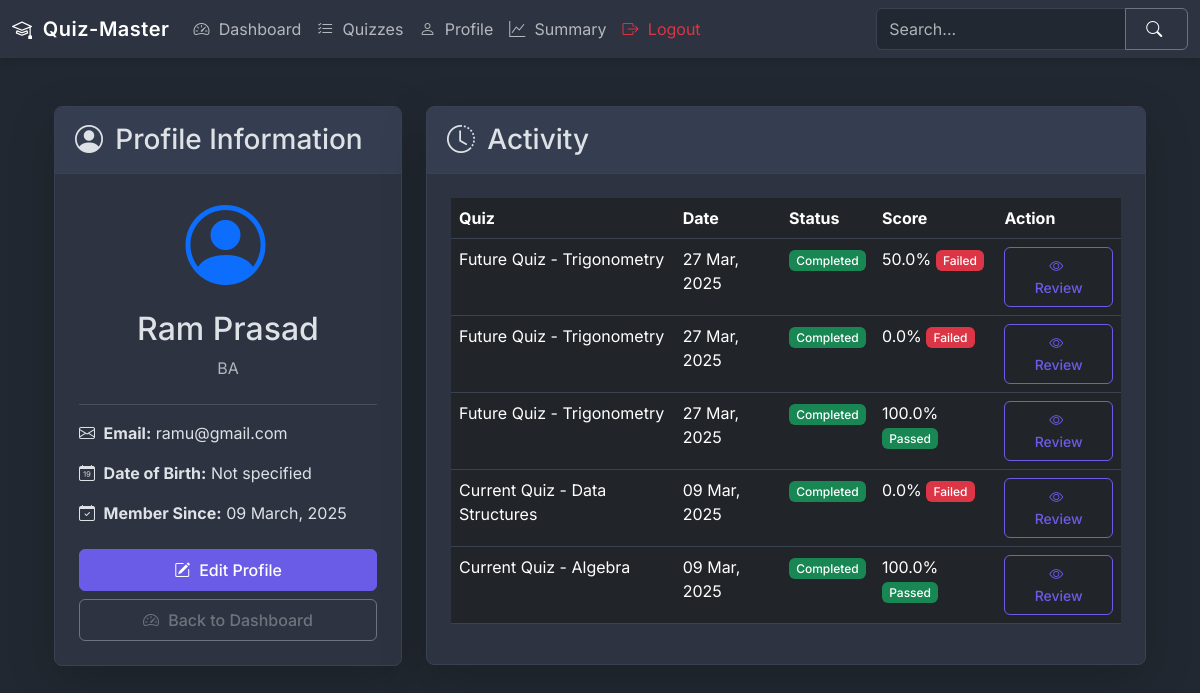
Before: /profile (signed in) with the older database file.
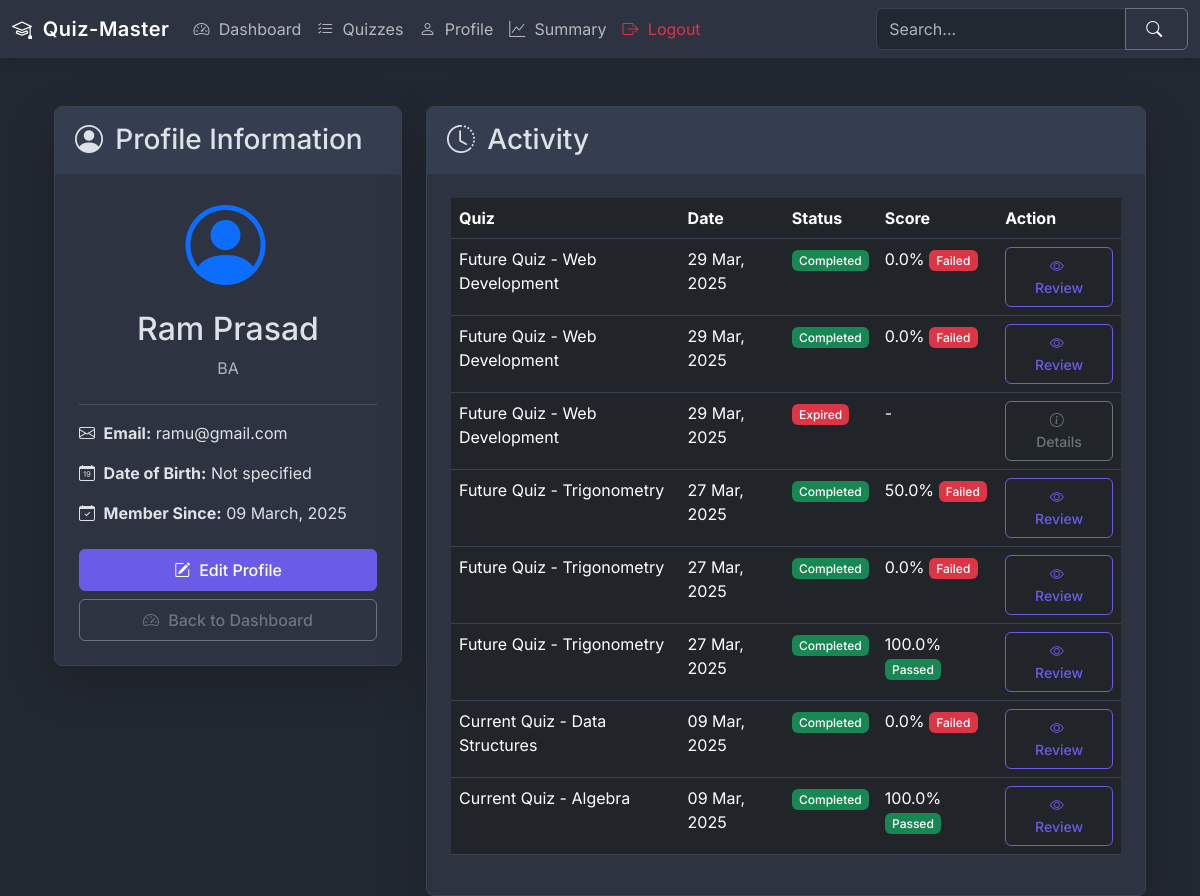
After: the same page with the newer database file.
### models.py (models this page shows)
class User(db.Model):
    id = db.Column(db.Integer, primary_key=True)
    email = db.Column(db.String(30), unique=True, nullable=False)
    password = db.Column(db.String(256), nullable=False)
    fullName = db.Column(db.String(50))
    qualification = db.Column(db.String(50))
    dob = db.Column(db.DateTime)  # Changed from String to DateTime
    created_at = db.Column(db.DateTime, default=datetime.now(timezone.utc))
    quiz_attempts = db.relationship('QuizAttempt', backref='user', lazy=True)
    scores = db.relationship('Score', backref='user', lazy=True)

class QuizAttempt(db.Model):
    id = db.Column(db.Integer, primary_key=True)
    user_id = db.Column(db.Integer, db.ForeignKey('user.id'), nullable=False)
    quiz_id = db.Column(db.Integer, db.ForeignKey('quiz.id'), nullable=False)
    attempt_number = db.Column(db.Integer, nullable=False)
    start_time = db.Column(db.DateTime(timezone=True), nullable=False, default=datetime.now(timezone.utc))
    end_time = db.Column(db.DateTime(timezone=True))
    status = db.Column(db.String(20), default='in_progress')
    user_responses = db.relationship('UserResponse', backref='quiz_attempt', lazy=True)

class Quiz(db.Model):
    id = db.Column(db.Integer, primary_key=True)
    name = db.Column(db.String(100), nullable=False)
    description = db.Column(db.Text)
    start_date = db.Column(db.DateTime(timezone=True), nullable=False)  # Explicitly set timezone=True
    end_date = db.Column(db.DateTime(timezone=True))  # Explicitly set timezone=True
    time_duration = db.Column(db.Integer, nullable=False)  # in minutes
    passing_score = db.Column(db.Integer, nullable=False)
    max_attempts = db.Column(db.Integer, default=3)
    chapter_id = db.Column(db.Integer, db.ForeignKey('chapter.id'), nullable=False)
    is_active = db.Column(db.Boolean, default=False)
    created_at = db.Column(db.DateTime(timezone=True), default=datetime.now(timezone.utc))
    updated_at = db.Column(db.DateTime(timezone=True), onupdate=datetime.now(timezone.utc))
    questions = db.relationship('Question', backref='quiz', lazy=True)
    attempts = db.relationship('QuizAttempt', backref='quiz', lazy=True)
    scores = db.relationship('Score', backref='quiz', lazy=True)

class Score(db.Model):
    id = db.Column(db.Integer, primary_key=True)
    total_scored = db.Column(db.Integer, nullable=False)
    is_completed = db.Column(db.Boolean, default=False)
    passed = db.Column(db.Boolean)
    start_time = db.Column(db.DateTime(timezone=True), nullable=False, default=datetime.now(timezone.utc))
    end_time = db.Column(db.DateTime(timezone=True))
    attempt_number = db.Column(db.Integer, nullable=False, default=1)
    user_id = db.Column(db.Integer, db.ForeignKey('user.id'), nullable=False, index=True)
    quiz_id = db.Column(db.Integer, db.ForeignKey('quiz.id'), nullable=False, index=True)
    created_at = db.Column(db.DateTime(timezone=True), default=datetime.now(timezone.utc))

### routes/user_routes.py (the view)
@app.route('/profile')
@login_required
def user_profile():
    user_id = session.get('user_id')
    user = User.query.get_or_404(user_id)
    recent_activity = QuizAttempt.query.filter_by(user_id=user_id).order_by(QuizAttempt.start_time.desc()).all()
    for activity in recent_activity:
        activity.quiz = Quiz.query.get(activity.quiz_id)
        if activity.status == 'completed':
            activity.score = Score.query.filter_by(
                user_id=user_id,
                quiz_id=activity.quiz_id,
                attempt_number=activity.attempt_number
            ).first()
    return render_template('user/user_profile.html',
                          user=user,
                          recent_activity=recent_activity,
                          datetime=datetime,
                          timezone=timezone)

### utils.py (called while the page is built)
def login_required(f):
    @wraps(f)
    def decorated_function(*args, **kwargs):
        if 'user_id' not in session:
            flash('Please login first!', 'danger')
            return redirect(url_for('login'))
        return f(*args, **kwargs)
    return decorated_function

### templates/user/user_profile.html (shortened to what this page needs)
{% extends 'base.html' %}
{% block content %}
<div class="container mt-5">
    <div class="row">
        <div class="col-lg-4">
            <div class="card shadow-lg mb-4">
                <div class="card-header">
                    <h3 class="mb-0"><i class="bi bi-person-circle"></i> Profile Information</h3>
                </div>
                <div class="card-body">
                    <div class="text-center mb-4">
                        <div class="display-1 text-primary mb-3">
                            <i class="bi bi-person-circle"></i>
                        </div>
                        <h2>{{ user.fullName }}</h2>
                        <p class="text-muted">{{ user.qualification or 'No qualification added' }}</p>
                    </div>
                    <div class="border-top pt-3">
                        <p><strong><i class="bi bi-envelope"></i> Email:</strong> {{ user.email }}</p>
                        <p><strong><i class="bi bi-calendar-date"></i> Date of Birth:</strong>
                            {% if user.dob %}
                                {{ user.dob.strftime('%d %B, %Y') }}
                            {% else %}
                                Not specified
                            {% endif %}
                        </p>
                        <p><strong><i class="bi bi-calendar-check"></i> Member Since:</strong>
                            {{ user.created_at.strftime('%d %B, %Y') }}
                        </p>
                    </div>
                    <div class="d-grid gap-2 mt-4">
                        <a href="{{ url_for('edit_profile') }}" class="btn btn-primary">
                            <i class="bi bi-pencil-square"></i> Edit Profile
                        </a>
                        <a href="{{ url_for('dashboard') }}" class="btn btn-outline-secondary">
                            <i class="bi bi-speedometer2"></i> Back to Dashboard
                        </a>
                    </div>
                </div>
            </div>
        </div>
        <div class="col-lg-8">
            <div class="card shadow-lg">
                <div class="card-header">
                    <h3 class="mb-0"><i class="bi bi-clock-history"></i> Activity</h3>
                </div>
                <div class="card-body">
                    {% if recent_activity %}
                    <div class="table-responsive">
                        <table class="table table-hover">
                            <thead>
                                <tr>
                                    <th>Quiz</th>
                                    <th>Date</th>
                                    <th>Status</th>
                                    <th>Score</th>
                                    <th>Action</th>
                                </tr>
                            </thead>
                            <tbody>
                                {% for activity in recent_activity %}
                                <tr>
                                    <td>{{ activity.quiz.name }}</td>
                                    <td>{{ activity.start_time.strftime('%d %b, %Y') }}</td>
                                    <td>
                                        {% if activity.status == 'completed' %}
                                            <span class="badge bg-success">Completed</span>
                                        {% elif activity.status == 'in_progress' %}
                                            <span class="badge bg-warning text-dark">In Progress</span>
                                        {% elif activity.status == 'expired' %}
                                            <span class="badge bg-danger">Expired</span>
                                        {% endif %}
                                    </td>
                                    <td>
                                        {% if activity.status == 'completed' and activity.score %}
                                            {{ "%.1f"|format(activity.score.total_scored) }}%
                                            {% if activity.score.passed %}
                                                <span class="badge bg-success">Passed</span>
                                            {% else %}
                                                <span class="badge bg-danger">Failed</span>
                                            {% endif %}
                                        {% else %}
                                            -
                                        {% endif %}
                                    </td>
                                    <td>
                                        {% if activity.status == 'completed' and activity.score %}
                                            <a href="{{ url_for('quiz_review', quiz_id=activity.quiz.id, score_id=activity.score.id) }}"
                                               class="btn btn-sm btn-outline-primary">
                                                <i class="bi bi-eye"></i> Review
                                            </a>
                                        {% elif activity.status == 'in_progress' %}
                                            <form method="POST" action="{{ url_for('start_quiz', quiz_id=activity.quiz.id) }}">
                                                <button type="submit" class="btn btn-sm btn-primary">
                                                    <i class="bi bi-play-circle"></i> Continue
                                                </button>
                                            </form>
                                        {% else %}
                                            <a href="{{ url_for('view_quiz', quiz_id=activity.quiz.id) }}"
                                               class="btn btn-sm btn-outline-secondary">
                                                <i class="bi bi-info-circle"></i> Details
                                            </a>
                                        {% endif %}
                                    </td>
                                </tr>
                                {% endfor %}
                            </tbody>
                        </table>
                    </div>
                    {% else %}
                    <div class="alert alert-info text-center">
                        <i class="bi bi-info-circle"></i> No recent activity found.
                    </div>
                    {% endif %}
                </div>
            </div>
        </div>
    </div>
</div>
{% endblock %}

### templates/base.html (shortened to what this page needs)
<!DOCTYPE html>
<html lang="en" data-bs-theme="dark">
<head>
    <link href="https://cdn.jsdelivr.net/npm/bootstrap@5.3.3/dist/css/bootstrap.min.css" rel="stylesheet"
>
    <link rel="stylesheet" href="https://cdn.jsdelivr.net/npm/bootstrap-icons@1.11.3/font/bootstrap-icons.min.css">
    <link rel="stylesheet" href="{{ url_for('static', filename='css/style.css') }}">
</head>
<body>
    {% set active_dashboard = active_dashboard|default(false) %}
    {% set active_subjects = active_subjects|default(false) %}
    {% set active_quizzes = active_quizzes|default(false) %}
    {% set active_users = active_users|default(false) %}
    {% set active_login = active_login|default(false) %}
    {% set active_signup = active_signup|default(false) %}
    {% block navigation %}
    <nav class="navbar navbar-expand-lg">
        <div class="container-fluid">
            <a class="navbar-brand" href="/"><i class="bi bi-mortarboard"></i> Quiz-Master</a>
            <div class="collapse navbar-collapse" id="navbarSupportedContent">
                <ul class="navbar-nav me-auto mb-2 mb-lg-0">
                    {% if session.get('user_id') %}
                    <li class="nav-item">
                        <a class="nav-link {% if active_dashboard %}active{% endif %}"
                            href="{{ url_for('dashboard') }}"><i class="bi bi-speedometer2"></i> Dashboard</a>
                    </li>
                    <li class="nav-item">
                        <a class="nav-link {% if active_quizzes %}active{% endif %}"
                            href="{{ url_for('user_quizzes') }}"><i class="bi bi-list-check"></i> Quizzes</a>
                    </li>
                    <li class="nav-item">
                        <a class="nav-link {% if active_profile %}active{% endif %}"
                            href="{{ url_for('user_profile') }}"><i class="bi bi-person"></i> Profile</a>
                    </li>
                    <li class="nav-item">
                        <a class="nav-link {% if active_summary %}active{% endif %}"
                            href="{{ url_for('user_summary') }}"><i class="bi bi-graph-up"></i> Summary</a>
                    </li>
                    <li class="nav-item">
                        <a class="nav-link active text-danger" href="{{ url_for('logout') }}"><i
                                class="bi bi-box-arrow-right"></i> Logout</a>
                    </li>
                    {% endif %}
                </ul>
                {% if session.get('user_id') %}
                <form class="d-flex ms-auto" action="{{ url_for('user_search') }}" method="GET">
                    <div class="input-group">
                        <input class="form-control" type="search" name="q" placeholder="Search..." aria-label="Search"
                            style="max-width: 250px;">
                        <button class="btn btn-outline-secondary" type="submit"><i
                                class="bi bi-search text-white"></i></button>
                    </div>
                </form>
                {% endif %}
            </div>
        </div>
    </nav>
    {% endblock %}
    <div id="content" class="container mt-4">
        {% block content %}This is a page.{% endblock %}
    </div>
</body>
</html>

### static/css/style.css (style rules this page uses)
:root { --primary-color: #6b5ce7; --primary-light: rgba(107, 92, 231, 0.1); --secondary-color: #00d9bf; --secondary-light: rgba(0, 217, 191, 0.1); --danger-color: #ff6b6b; --danger-light: rgba(255, 107, 107, 0.1); --success-color: #2ecc71; --success-light: rgba(46, 204, 113, 0.1); --dark-bg: #222831; --card-bg: #2d3340; --card-header-bg: #353e50; --text-primary: #f8f9fa; --text-secondary: #b4b6bc; --text-muted: #999aa2; --border-color: #3a4151; }
body { font-family: 'Inter', 'Segoe UI', Roboto, Oxygen, Ubuntu, Cantarell, 'Open Sans', 'Helvetica Neue', sans-serif; background-color: var(--dark-bg); color: var(--text-primary); }
.navbar { background-color: var(--card-bg) !important; box-shadow: 0 2px 10px rgba(0, 0, 0, 0.15); }
.navbar-brand { font-weight: 600; letter-spacing: 0.5px; }
.card { background-color: var(--card-bg); border: 1px solid var(--border-color); box-shadow: 0 4px 12px rgba(0, 0, 0, 0.1); transition: transform 0.2s, box-shadow 0.2s; border-radius: 8px; overflow: hidden; }
.card-header { background-color: var(--card-header-bg); border-bottom: 1px solid var(--border-color); padding: 1rem 1.25rem; }
.card-body { padding: 1.5rem; }
.btn { border-radius: 6px; font-weight: 500; padding: 0.5rem 1.25rem; transition: all 0.2s; }
.btn-primary { background-color: var(--primary-color); border-color: var(--primary-color); }
.btn-outline-primary { color: var(--primary-color); border-color: var(--primary-color); }
.form-control { background-color: var(--dark-bg); border: 1px solid var(--border-color); color: var(--text-primary); border-radius: 6px; }
.bi { margin-right: 0.3rem; }
.badge { padding: 0.4em 0.6em; font-weight: 500; }
.table { color: var(--text-secondary); }
.table > :not(caption) > * > * { border-bottom-color: var(--border-color); }

Changed rows visible on the page:
added QuizAttempt: quiz.name "Future Quiz - Web Development", start_time "29 Mar, 2025", status "Completed", shows "Failed"
added Score: score.total_scored "0.0"
added QuizAttempt: quiz.name "Future Quiz - Web Development", start_time "29 Mar, 2025", status "Completed", shows "Failed"
added Score: score.total_scored "0.0"
added QuizAttempt: quiz.name "Future Quiz - Web Development", start_time "29 Mar, 2025", status "Expired"
